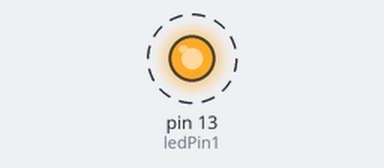
Bench run of a sketch on a simulated Arduino Uno, built with avr-gcc and run on an emulated ATmega328P. On the bench: output pins drawn as LEDs (lit = HIGH). Dashed ring = blinking.

Above: at 0.2 s.
Timing chart, 0 to 3.0 s (numbered marks = the images above):
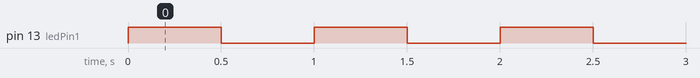

Measured:
- by itself, pin 13 (ledPin1): alternates HIGH for 0.50 s and LOW for 0.50 s

The sketch:

Simple_LED_Blink.ino
```cpp
int ledPin1 = 13;
void setup() {
  pinMode(ledPin1, OUTPUT);
  Serial.begin(9600);
}
void loop() {
  digitalWrite(ledPin1, HIGH);
  delay(500);
  digitalWrite(ledPin1, LOW);
  delay(500);
}
```
